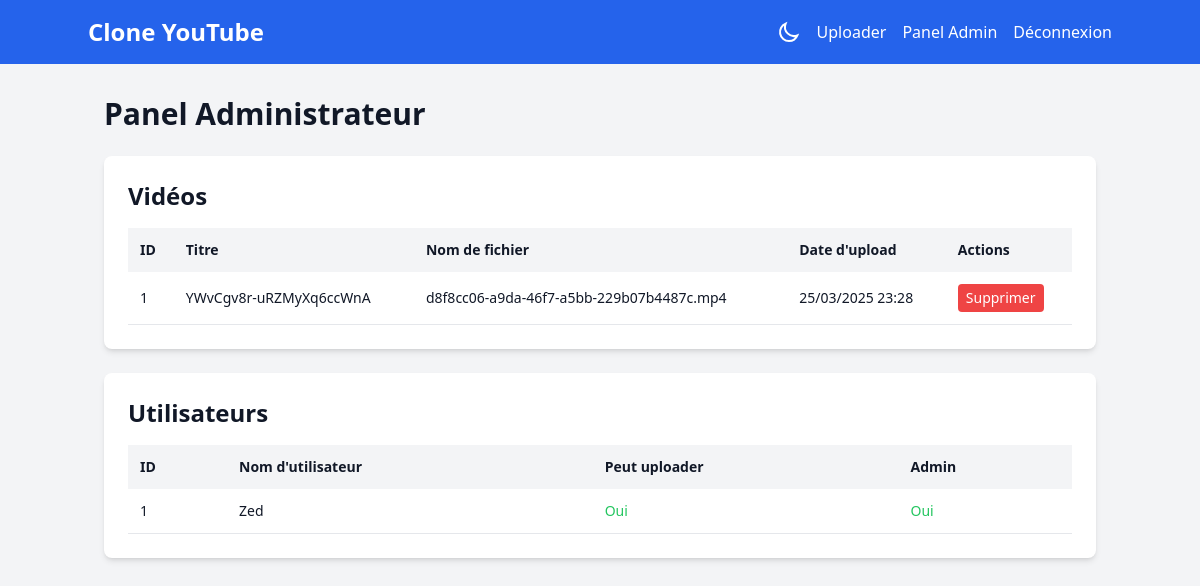
Before: /admin/panel (signed in) with the older database file.
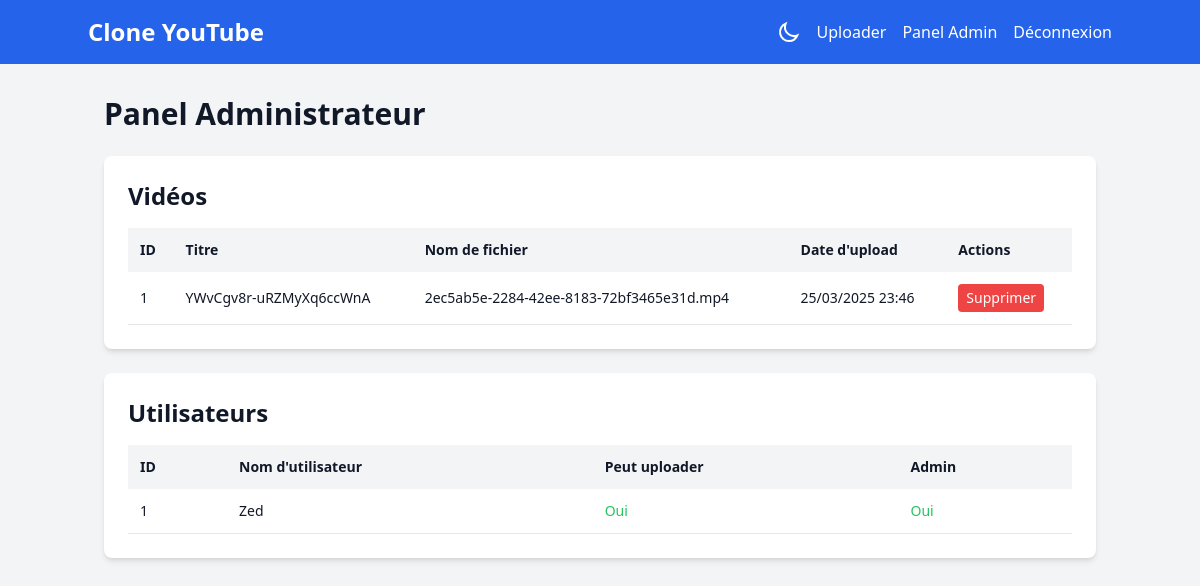
After: the same page with the newer database file.
### models.py (models this page shows, shortened)
class Video(db.Model):
    id = db.Column(db.Integer, primary_key=True)
    filename = db.Column(db.String(255), nullable=False)
    original_filename = db.Column(db.String(255), nullable=False)
    title = db.Column(db.String(255), nullable=True, default='')  # Explicit default
    user_id = db.Column(db.Integer, db.ForeignKey('user.id'), nullable=False)
    upload_date = db.Column(db.DateTime, server_default=func.now())
    processed_path = db.Column(db.String(255), nullable=True)

class User(UserMixin, db.Model):
    id = db.Column(db.Integer, primary_key=True)
    username = db.Column(db.String(50), unique=True, nullable=False)
    password_hash = db.Column(db.String(255), nullable=False)
    can_upload = db.Column(db.Boolean, default=False)
    is_admin = db.Column(db.Boolean, default=False)

### app.py (the view)
@app.route('/admin/panel')
@login_required
def admin_panel():
    if not current_user.is_admin:
        abort(403)  # Forbidden
    videos = Video.query.order_by(Video.upload_date.desc()).all()
    users = User.query.all()
    return render_template('admin_panel.html', videos=videos, users=users)

### app.py (called while the page is built)
@login_manager.user_loader
def load_user(user_id):
    return User.query.get(int(user_id))

### templates/admin_panel.html
{% extends "base.html" %}
{% block content %}
<div class="container mx-auto px-4">
    <h1 class="text-3xl font-bold mb-6 dark:text-white">Panel Administrateur</h1>
    <div class="bg-white dark:bg-gray-800 shadow-md rounded-lg">
        <div class="p-6">
            <h2 class="text-2xl font-semibold mb-4 dark:text-white">Vidéos</h2>
            <table class="w-full text-sm text-left dark:text-gray-300">
                <thead class="bg-gray-100 dark:bg-gray-700">
                    <tr>
                        <th class="p-3">ID</th>
                        <th class="p-3">Titre</th>
                        <th class="p-3">Nom de fichier</th>
                        <th class="p-3">Date d'upload</th>
                        <th class="p-3">Actions</th>
                    </tr>
                </thead>
                <tbody>
                    {% for video in videos %}
                    <tr class="border-b dark:border-gray-700">
                        <td class="p-3">{{ video.id }}</td>
                        <td class="p-3">{{ video.title or 'Sans titre' }}</td>
                        <td class="p-3">{{ video.filename }}</td>
                        <td class="p-3">{{ video.upload_date.strftime('%d/%m/%Y %H:%M') }}</td>
                        <td class="p-3">
                            <form action="{{ url_for('delete_video', video_id=video.id) }}" method="POST" onsubmit="return confirm('Êtes-vous sûr de vouloir supprimer cette vidéo ?');">
                                <button type="submit" class="bg-red-500 text-white px-2 py-1 rounded hover:bg-red-600">
                                    Supprimer
                                </button>
                            </form>
                        </td>
                    </tr>
                    {% endfor %}
                </tbody>
            </table>
        </div>
    </div>
    <div class="bg-white dark:bg-gray-800 shadow-md rounded-lg mt-6">
        <div class="p-6">
            <h2 class="text-2xl font-semibold mb-4 dark:text-white">Utilisateurs</h2>
            <table class="w-full text-sm text-left dark:text-gray-300">
                <thead class="bg-gray-100 dark:bg-gray-700">
                    <tr>
                        <th class="p-3">ID</th>
                        <th class="p-3">Nom d'utilisateur</th>
                        <th class="p-3">Peut uploader</th>
                        <th class="p-3">Admin</th>
                    </tr>
                </thead>
                <tbody>
                    {% for user in users %}
                    <tr class="border-b dark:border-gray-700">
                        <td class="p-3">{{ user.id }}</td>
                        <td class="p-3">{{ user.username }}</td>
                        <td class="p-3">
                            {% if user.can_upload %}
                                <span class="text-green-500">Oui</span>
                            {% else %}
                                <span class="text-red-500">Non</span>
                            {% endif %}
                        </td>
                        <td class="p-3">
                            {% if user.is_admin %}
                                <span class="text-green-500">Oui</span>
                            {% else %}
                                <span class="text-red-500">Non</span>
                            {% endif %}
                        </td>
                    </tr>
                    {% endfor %}
                </tbody>
            </table>
        </div>
    </div>
</div>
{% endblock %}

### templates/base.html (shortened to what this page needs)
<!DOCTYPE html>
<html lang="fr" class="">
<head>
    <script src="https://cdn.tailwindcss.com"></script>
</head>
<body class="bg-gray-100 dark:bg-gray-900 text-gray-900 dark:text-gray-100 transition-colors duration-300">
    <nav class="bg-blue-600 dark:bg-blue-900 text-white p-4">
        <div class="container mx-auto flex justify-between items-center">
            <a href="/" class="text-2xl font-bold">Clone YouTube</a>
            <div class="flex items-center space-x-4">
                <button id="darkModeToggle" class="hover:text-blue-200 dark:hover:text-blue-300">
                    <svg xmlns="http://www.w3.org/2000/svg" class="h-6 w-6" fill="none" viewBox="0 0 24 24" stroke="currentColor">
                        <path stroke-linecap="round" stroke-linej-round" stroke-width="2" d="M20.354 15.354A9 9 0 018.646 3.646 9.003 9.003 0 0012 21a9.003 9.003 0 008.354-5.646z" />
                    </svg>
                </button>
                {% if current_user.is_authenticated %}
                    {% if current_user.can_upload %}
                        <a href="/upload" class="mr-4 hover:text-blue-200 dark:hover:text-blue-300">Uploader</a>
                    {% endif %}
                    {% if current_user.is_admin %}
                        <a href="/admin/panel" class="mr-4 hover:text-blue-200 dark:hover:text-blue-300">Panel Admin</a>
                    {% endif %}
                    <a href="/logout" class="hover:text-blue-200 dark:hover:text-blue-300">Déconnexion</a>
                {% else %}
                    <a href="/login" class="hover:text-blue-200 dark:hover:text-blue-300">Connexion</a>
                {% endif %}
            </div>
        </div>
    </nav>
    <div class="container mx-auto mt-8">
        {% block content %}{% endblock %}
    </div>
</body>
</html>

Changed rows visible on the page:
changed Video "YWvCgv8r-uRZMyXq6ccWnA": filename "d8f8cc06-a9da-46f7-a5bb-229b07b4487c.mp4" → "2ec5ab5e-2284-42ee-8183-72bf3465e31d.mp4"; upload_date "25/03/2025 23:28" → "25/03/2025 23:46"
